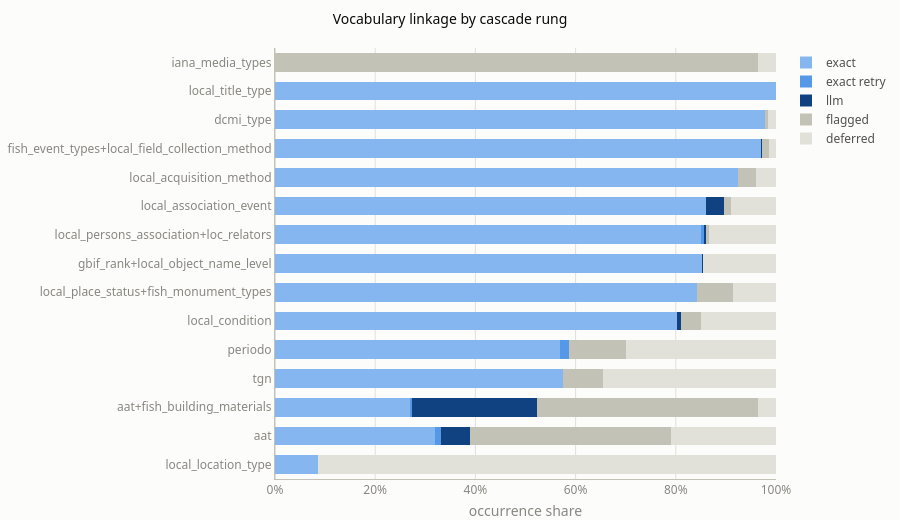

Write notebook code for a chart like this one.
### Markdown cell above
## 5. Vocabulary alignment (tiers 2–4)

Occurrence-weighted resolution per field group by rung. Linkage starts at zero, so the resolved share is the improvement.

### Code cell
va = pl.scan_parquet(VOCAB_ANNOTATIONS)

SEGMENTS = ["exact", "exact retry", "fuzzy", "semantic", "llm", "flagged", "deferred"]
SEG_COLOURS = dict(zip(SEGMENTS, [TIER_RAMP[1], TIER_RAMP[2], TIER_RAMP[3], TIER_RAMP[4],
                                  TIER_RAMP[5], GRAY_MID, GRAY_LIGHT]))
segment = (
    pl.when(pl.col("status") != "resolved").then(pl.col("status"))
    .when(pl.col("sub_component") == "exact").then(pl.lit("exact"))
    .when(pl.col("sub_component").str.starts_with("exact_")).then(pl.lit("exact retry"))
    .when(pl.col("sub_component") == "fuzzy").then(pl.lit("fuzzy"))
    .when(pl.col("sub_component") == "semantic").then(pl.lit("semantic"))
    .otherwise(pl.lit("llm"))
)

vocab_seg = (
    va.filter(pl.col("status") != "rejected")
    .with_columns(segment=segment)
    .group_by("group", "segment").agg(occ=pl.len())
    .with_columns(share=pl.col("occ") / pl.col("occ").sum().over("group"))
    .collect(engine="streaming")
)
VOCAB_RESOLVED_SHARE = (
    vocab_seg.filter(~pl.col("segment").is_in(["flagged", "deferred"]))["occ"].sum()
    / vocab_seg["occ"].sum()
)
print(f"occurrences linked across all groups: {VOCAB_RESOLVED_SHARE:.1%}")

order = (
    vocab_seg.filter(~pl.col("segment").is_in(["flagged", "deferred"]))
    .group_by("group").agg(pl.col("share").sum())
    .sort("share")["group"].to_list()
)
order += [g for g in vocab_seg["group"].unique().to_list() if g not in order]

fig = go.Figure()
for seg in SEGMENTS:
    t = vocab_seg.filter(pl.col("segment") == seg)
    fig.add_bar(y=t["group"].to_list(), x=t["share"].to_list(), orientation="h",
                name=seg, marker=dict(color=SEG_COLOURS[seg]),
                customdata=t["occ"].to_list(),
                hovertemplate="%{y} — " + seg + "<br>%{x:.1%} (%{customdata:,} occ)<extra></extra>")
fig.update_layout(barmode="stack", bargap=0.3)
fig.update_yaxes(categoryorder="array", categoryarray=order)
fig.update_xaxes(tickformat=".0%", range=[0, 1],
                 title_text="occurrence share", title_font=dict(color=MUTED))
style(fig, "Vocabulary linkage by cascade rung", height=520)
fig.show()

### Figure 1 — Plotly figure (JSON) as saved in the notebook; plotly's stock layout.template omitted (floating-point values rounded to 4 significant figures)
{"data": [{"customdata": [202673, 953754, 1255045, 397922, 66600, 2198963, 815957, 367351, 3922383, 1809037, 2615374, 651860, 331965, 3930863], "hovertemplate": "%{y} — exact<br>%{x:.1%} (%{customdata:,} occ)<extra></extra>", "marker": {"color": "#86b6ef"}, "name": "exact", "orientation": "h", "type": "bar", "x": [0.5684, 0.9999, 0.2692, 0.8525, 0.08648, 0.8507, 0.842, 0.978, 0.3195, 0.9237, 0.8606, 0.802, 0.9704, 0.5751], "y": ["periodo", "local_title_type", "aat+fish_building_materials", "gbif_rank+local_object_name_level", "local_location_type", "local_persons_association+loc_relators", "local_place_status+fish_monument_types", "dcmi_type", "aat", "local_acquisition_method", "local_association_event", "local_condition", "fish_event_types+local_field_collection_method", "tgn"]}, {"customdata": [1172, 14302, 16697, 469, 745, 6349, 53, 156209, 1091], "hovertemplate": "%{y} — exact retry<br>%{x:.1%} (%{customdata:,} occ)<extra></extra>", "marker": {"color": "#5598e7"}, "name": "exact retry", "orientation": "h", "type": "bar", "x": [0.0005984, 0.005533, 0.003582, 0.000484, 0.0002452, 0.01781, 0.0001549, 0.01273, 0.001342], "y": ["local_acquisition_method", "local_persons_association+loc_relators", "aat+fish_building_materials", "local_place_status+fish_monument_types", "local_association_event", "periodo", "fish_event_types+local_field_collection_method", "aat", "local_condition"]}, {"customdata": [], "hovertemplate": "%{y} — fuzzy<br>%{x:.1%} (%{customdata:,} occ)<extra></extra>", "marker": {"color": "#2a78d6"}, "name": "fuzzy", "orientation": "h", "type": "bar", "x": [], "y": []}, {"customdata": [], "hovertemplate": "%{y} — semantic<br>%{x:.1%} (%{customdata:,} occ)<extra></extra>", "marker": {"color": "#1c5cab"}, "name": "semantic", "orientation": "h", "type": "bar", "x": [], "y": []}, {"customdata": [1298, 107172, 573, 195, 133, 701615, 10484, 5721, 1162731], "hovertemplate": "%{y} — llm<br>%{x:.1%} (%{customdata:,} occ)<extra></extra>", "marker": {"color": "#104281"}, "name": "llm", "orientation": "h", "type": "bar", "x": [0.002781, 0.03527, 0.0002926, 0.0005701, 0.000373, 0.05716, 0.004056, 0.007039, 0.2494], "y": ["gbif_rank+local_object_name_level", "local_association_event", "local_acquisition_method", "fish_event_types+local_field_collection_method", "periodo", "aat", "local_persons_association+loc_relators", "local_condition", "aat+fish_building_materials"]}, {"customdata": [2056157, 67948, 132, 32995, 548490, 4910996, 40239, 2022, 16610, 5293, 300643, 40694, 69396], "hovertemplate": "%{y} — flagged<br>%{x:.1%} (%{customdata:,} occ)<extra></extra>", "marker": {"color": "#c3c2b7"}, "name": "flagged", "orientation": "h", "type": "bar", "x": [0.4411, 0.0347, 0.0001384, 0.0406, 0.08025, 0.4001, 0.01324, 0.005383, 0.006426, 0.01547, 0.9648, 0.1141, 0.07161], "y": ["aat+fish_building_materials", "local_acquisition_method", "local_title_type", "local_condition", "tgn", "aat", "local_association_event", "dcmi_type", "local_persons_association+loc_relators", "fish_event_types+local_field_collection_method", "iana_media_types", "periodo", "local_place_status+fish_monument_types"]}, {"customdata": [275328, 703548, 106707, 1, 344528, 10982, 121107, 171084, 4569, 2355254, 6254, 79667, 67576, 2583778, 83285], "hovertemplate": "%{y} — deferred<br>%{x:.1%} (%{customdata:,} occ)<extra></extra>", "marker": {"color": "#e1e0d9"}, "name": "deferred", "orientation": "h", "type": "bar", "x": [0.0906, 0.9135, 0.2993, 1.048e-06, 0.1333, 0.03524, 0.149, 0.0367, 0.01336, 0.3446, 0.01665, 0.04068, 0.1448, 0.2105, 0.08594], "y": ["local_association_event", "local_location_type", "periodo", "local_title_type", "local_persons_association+loc_relators", "iana_media_types", "local_condition", "aat+fish_building_materials", "fish_event_types+local_field_collection_method", "tgn", "dcmi_type", "local_acquisition_method", "gbif_rank+local_object_name_level", "aat", "local_place_status+fish_monument_types"]}], "layout": {"bargap": 0.35, "barmode": "stack", "font": {"color": "#52514e", "family": "system-ui, \"Segoe UI\", sans-serif", "size": 12}, "height": 520, "legend": {"borderwidth": 0, "traceorder": "normal"}, "margin": {"b": 8, "l": 8, "r": 8, "t": 48}, "paper_bgcolor": "#fcfcfb", "plot_bgcolor": "#fcfcfb", "title": {"font": {"color": "#0b0b0b", "size": 14}, "text": "Vocabulary linkage by cascade rung"}, "xaxis": {"automargin": true, "gridcolor": "#e1e0d9", "linecolor": "#c3c2b7", "range": [0, 1], "tickfont": {"color": "#898781"}, "tickformat": ".0%", "ticks": "", "title": {"font": {"color": "#898781"}, "text": "occurrence share"}, "zerolinecolor": "#c3c2b7"}, "yaxis": {"automargin": true, "categoryarray": ["local_location_type", "aat", "aat+fish_building_materials", "tgn", "periodo", "local_condition", "local_place_status+fish_monument_types", "gbif_rank+local_object_name_level", "local_persons_association+loc_relators", "local_association_event", "local_acquisition_method", "fish_event_types+local_field_collection_method", "dcmi_type", "local_title_type", "iana_media_types"], "categoryorder": "array", "gridcolor": "#e1e0d9", "linecolor": "#c3c2b7", "tickfont": {"color": "#898781"}, "ticks": "", "zerolinecolor": "#c3c2b7"}}}
